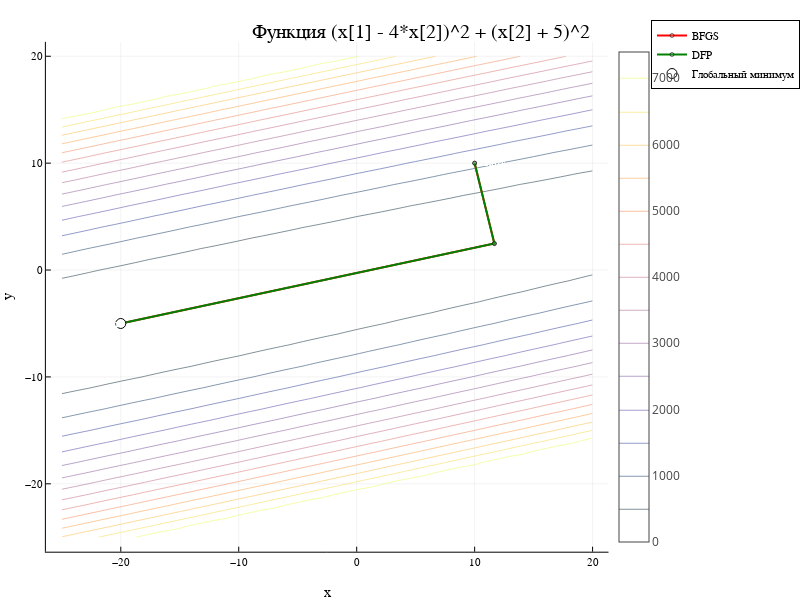

Notebook code cell kept with this figure:
### Code cell
# Для функции Швефеля
x0_my = [10.0, 10.0]
x_range_my = -25.0:1.0:20.0
y_range_my = -25.0:1.0:20.0
global_min_my = [-20, -5]
run_optimization(my, x0_my, "Функция (x[1] - 4*x[2])^2 + (x[2] + 5)^2", x_range_my, y_range_my, global_min_my)

### Figure 1 — Plotly figure (JSON) as saved in the notebook; plotly's stock layout.template omitted (floating-point values rounded to 4 significant figures; data arrays with more than 128 entries replaced by an {"elided": "..."} marker saying what was removed)
{"data": [{"colorbar": {"len": 0.9105, "title": "", "x": 0.7606, "y": 0.5058}, "colorscale": {"elided": "256x2 mixed values"}, "contours": {"coloring": "lines", "showlabels": false}, "name": "y1", "ncontours": 22, "showlegend": false, "showscale": true, "type": "contour", "x": [-25, -24, -23, -22, -21, -20, -19, -18, -17, -16, -15, -14, -13, -12, -11, -10, -9, -8, -7, -6, -5, -4, -3, -2, -1, 0, 1, 2, 3, 4, 5, 6, 7, 8, 9, 10, 11, 12, 13, 14, 15, 16, 17, 18, 19, 20], "xaxis": "x", "y": [-25, -24, -23, -22, -21, -20, -19, -18, -17, -16, -15, -14, -13, -12, -11, -10, -9, -8, -7, -6, -5, -4, -3, -2, -1, 0, 1, 2, 3, 4, 5, 6, 7, 8, 9, 10, 11, 12, 13, 14, 15, 16, 17, 18, 19, 20], "yaxis": "y", "z": {"elided": "46x46 int values"}, "zmax": 7400, "zmin": 0}, {"colorbar": {"len": 0.9105, "title": "", "x": 0.7606, "y": 0.5058}, "legendgroup": "BFGS", "line": {"color": "rgba(255, 0, 0, 1.000)", "dash": "solid", "shape": "linear", "width": 2}, "marker": {"color": "rgba(227, 111, 71, 0.500)", "line": {"color": "rgba(0, 0, 0, 0.500)", "width": 1}, "size": 4, "symbol": "circle"}, "mode": "lines+markers", "name": "BFGS", "showlegend": true, "type": "scatter", "x": [10, 11.67, -20.0, -20.0], "xaxis": "x", "y": [10, 2.475, -5.0, -5.0], "yaxis": "y", "zmax": 7400, "zmin": 0}, {"colorbar": {"len": 0.9105, "title": "", "x": 0.7606, "y": 0.5058}, "legendgroup": "DFP", "line": {"color": "rgba(0, 128, 0, 1.000)", "dash": "solid", "shape": "linear", "width": 2}, "marker": {"color": "rgba(62, 164, 78, 0.500)", "line": {"color": "rgba(0, 0, 0, 0.500)", "width": 1}, "size": 4, "symbol": "circle"}, "mode": "lines+markers", "name": "DFP", "showlegend": true, "type": "scatter", "x": [10, 11.67, -20.0, -20.0], "xaxis": "x", "y": [10, 2.475, -5.0, -5.0], "yaxis": "y", "zmax": 7400, "zmin": 0}, {"colorbar": {"len": 0.9105, "title": "", "x": 0.7606, "y": 0.5058}, "legendgroup": "Глобальный минимум", "marker": {"color": "rgba(255, 255, 255, 1.000)", "line": {"color": "rgba(0, 0, 0, 1.000)", "width": 1}, "size": 10, "symbol": "circle"}, "mode": "markers", "name": "Глобальный минимум", "showlegend": true, "type": "scatter", "x": [-20], "xaxis": "x", "y": [-5], "yaxis": "y", "zmax": 7400, "zmin": 0}], "layout": {"annotations": [{"font": {"color": "rgba(0, 0, 0, 1.000)", "family": "sans-serif", "size": 20}, "rotation": 0, "showarrow": false, "text": "Функция (x[1] - 4*x[2])^2 + (x[2] + 5)^2", "x": 0.5262, "xanchor": "center", "xref": "paper", "y": 1, "yanchor": "top", "yref": "paper"}, {"font": {"color": "rgba(255, 255, 255, 1.000)", "family": "sans-serif", "size": 11}, "rotation": 0, "showarrow": false, "text": "Старт", "x": 10, "xanchor": "left", "xref": "x", "y": 10, "yanchor": "middle", "yref": "y"}, {"font": {"color": "rgba(255, 255, 255, 1.000)", "family": "sans-serif", "size": 11}, "rotation": 0, "showarrow": false, "text": "Финиш", "x": -20.0, "xanchor": "right", "xref": "x", "y": -5.0, "yanchor": "middle", "yref": "y"}, {"font": {"color": "rgba(255, 255, 255, 1.000)", "family": "sans-serif", "size": 11}, "rotation": 0, "showarrow": false, "text": "Старт", "x": 10, "xanchor": "left", "xref": "x", "y": 10, "yanchor": "middle", "yref": "y"}, {"font": {"color": "rgba(255, 255, 255, 1.000)", "family": "sans-serif", "size": 11}, "rotation": 0, "showarrow": false, "text": "Финиш", "x": -20.0, "xanchor": "right", "xref": "x", "y": -5.0, "yanchor": "middle", "yref": "y"}], "height": 600, "legend": {"bgcolor": "rgba(255, 255, 255, 1.000)", "bordercolor": "rgba(0, 0, 0, 1.000)", "borderwidth": 1, "font": {"color": "rgba(0, 0, 0, 1.000)", "family": "sans-serif", "size": 11}, "title": {"font": {"color": "rgba(0, 0, 0, 1.000)", "family": "sans-serif", "size": 15}, "text": ""}, "tracegroupgap": 0, "traceorder": "normal", "x": 1, "xanchor": "auto", "y": 1, "yanchor": "auto"}, "margin": {"b": 20, "l": 0, "r": 0, "t": 20}, "paper_bgcolor": "rgba(255, 255, 255, 1.000)", "plot_bgcolor": "rgba(255, 255, 255, 1.000)", "showlegend": true, "width": 800, "xaxis": {"anchor": "y", "domain": [0.05735, 0.7606], "gridcolor": "rgba(0, 0, 0, 0.100)", "gridwidth": 0.5, "linecolor": "rgba(0, 0, 0, 1.000)", "mirror": false, "range": [-26.35, 21.35], "showgrid": true, "showline": true, "showticklabels": true, "tickangle": 0, "tickcolor": "rgb(0, 0, 0)", "tickfont": {"color": "rgba(0, 0, 0, 1.000)", "family": "sans-serif", "size": 11}, "tickmode": "array", "ticks": "inside", "ticktext": ["−20", "−10", "0", "10", "20"], "tickvals": [-20, -10, 0, 10, 20], "title": "x", "titlefont": {"color": "rgba(0, 0, 0, 1.000)", "family": "sans-serif", "size": 15}, "type": "-", "visible": true, "zeroline": false, "zerolinecolor": "rgba(0, 0, 0, 1.000)"}, "yaxis": {"anchor": "x", "domain": [0.05054, 0.961], "gridcolor": "rgba(0, 0, 0, 0.100)", "gridwidth": 0.5, "linecolor": "rgba(0, 0, 0, 1.000)", "mirror": false, "range": [-26.35, 21.35], "showgrid": true, "showline": true, "showticklabels": true, "tickangle": 0, "tickcolor": "rgb(0, 0, 0)", "tickfont": {"color": "rgba(0, 0, 0, 1.000)", "family": "sans-serif", "size": 11}, "tickmode": "array", "ticks": "inside", "ticktext": ["−20", "−10", "0", "10", "20"], "tickvals": [-20, -10, 0, 10, 20], "title": "y", "titlefont": {"color": "rgba(0, 0, 0, 1.000)", "family": "sans-serif", "size": 15}, "type": "-", "visible": true, "zeroline": false, "zerolinecolor": "rgba(0, 0, 0, 1.000)"}}}
